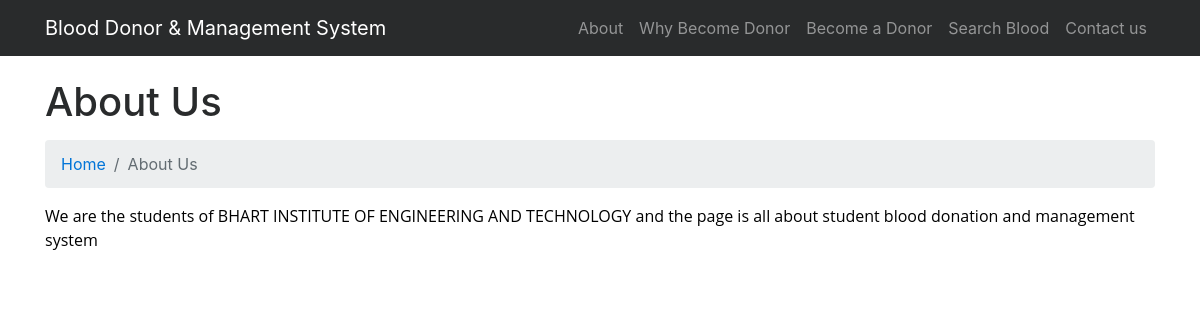
Screenshot of /page.php?type=aboutus with the database file from the repository.
### tables this page shows
CREATE TABLE `tblpages` (
  `id` int(11) NOT NULL,
  `PageName` varchar(255) DEFAULT NULL,
  `type` varchar(255) NOT NULL DEFAULT '',
  `detail` longtext NOT NULL
);

### page.php (the view, shortened to what this page needs)
<?php
include('includes/config.php');
?>
<!DOCTYPE html>
<html lang="en">
<head>
    <link href="vendor/bootstrap/css/bootstrap.min.css" rel="stylesheet">
    <link href="vendor/font-awesome/css/font-awesome.min.css" rel="stylesheet" type="text/css">
    <link href="css/modern-business.css" rel="stylesheet">
</head>
<body>
<?php include('includes/header.php');?>
    <div class="container">
                    <?php
$pagetype=$_GET['type'];
$sql = "SELECT type,detail,PageName from tblpages where type=:pagetype";
$query = $dbh -> prepare($sql);
$query->bindParam(':pagetype',$pagetype,PDO::PARAM_STR);
$query->execute();
$results=$query->fetchAll(PDO::FETCH_OBJ);
if($query->rowCount() > 0)
{
foreach($results as $result)
{ ?>
        <h1 class="mt-4 mb-3"><?php   echo htmlentities($result->PageName); ?> </h1>
        <ol class="breadcrumb">
            <li class="breadcrumb-item">
                <a href="index.php">Home</a>
            </li>
            <li class="breadcrumb-item active"><?php   echo htmlentities($result->PageName); ?></li>
        </ol>
        <p><?php  echo $result->detail; ?> </p>
    </div>
    <?php } } ?>
</body>
</html>

### css/modern-business.css (style rules this page uses)
body { padding-top: 54px; }
@media (min-width: 992px) { body { padding-top: 56px; } }

### rows the page displays
tblpages: PageName "About Us", detail "We are the students of BHART INSTITUTE OF ENGINEERING AND TECHNOLOGY and the page is all about student blood donation and management system"
